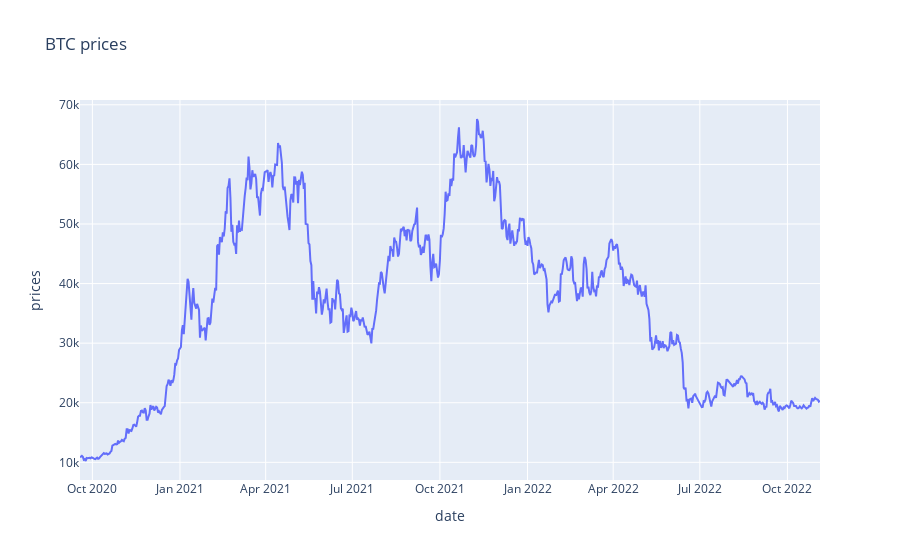

Source (notebook cell):
### Code cell
px.line(btc_market_df[btc_market_df.date > min(uni_prices_df['date'])], x='date', y='prices', title='BTC prices')

### Figure 1 — Plotly figure (JSON) as saved in the notebook; plotly's stock layout.template omitted (floating-point values rounded to 4 significant figures; data arrays with more than 128 entries replaced by an {"elided": "..."} marker saying what was removed)
{"data": [{"hovertemplate": "date=%{x}<br>prices=%{y}<extra></extra>", "legendgroup": "", "line": {"color": "#636efa", "dash": "solid"}, "marker": {"symbol": "circle"}, "mode": "lines", "name": "", "orientation": "v", "showlegend": false, "type": "scatter", "x": {"elided": "779 str values"}, "xaxis": "x", "y": {"elided": "779 float values"}, "yaxis": "y"}], "layout": {"legend": {"tracegroupgap": 0}, "title": {"text": "BTC prices"}, "xaxis": {"anchor": "y", "domain": [0, 1], "title": {"text": "date"}}, "yaxis": {"anchor": "x", "domain": [0, 1], "title": {"text": "prices"}}}}
